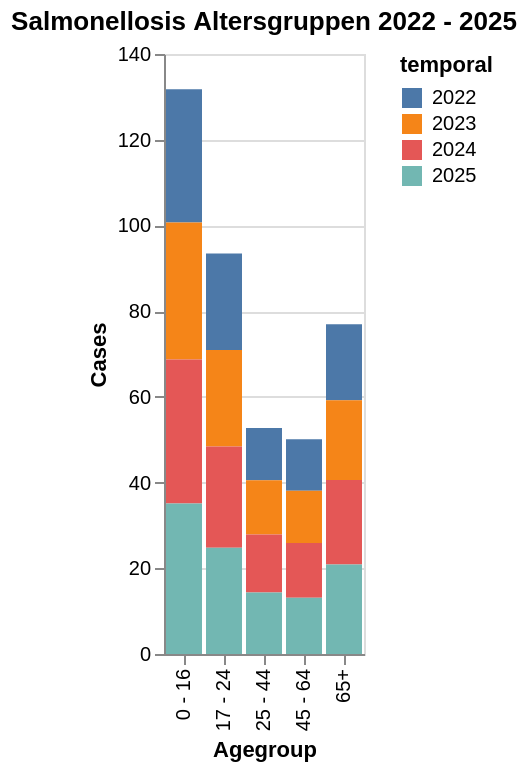

Write notebook code for a chart like this one.
### Markdown cell above
* im Sommer am Höchsten¨
* im Winter tiefer
* steigende Zahlen in den letzten Jahren

### Code cell
bar_age = alt.Chart(data_med).mark_bar().encode(
    x=alt.X("agegroup", title="Agegroup"),
    y=alt.Y("incValue", title="Cases"),
    color=alt.Color("temporal")
).properties(
    title="Salmonellosis Altersgruppen 2022 - 2025"
)

bar_age

### Figure 1 — Vega-Lite specification as saved in the notebook (floating-point values rounded to 4 significant figures)
{"config": {"view": {"continuousWidth": 300, "continuousHeight": 300}}, "data": {"name": "data-6068fabbf27e53f2a023c940ae36976a"}, "mark": {"type": "bar"}, "encoding": {"color": {"field": "temporal", "type": "nominal"}, "x": {"field": "agegroup", "title": "Agegroup", "type": "nominal"}, "y": {"field": "incValue", "title": "Cases", "type": "quantitative"}}, "title": "Salmonellosis Altersgruppen 2022 - 2025", "$schema": "https://vega.github.io/schema/vega-lite/v6.1.0.json", "datasets": {"data-6068fabbf27e53f2a023c940ae36976a": [{"valueCategory": "cases_10y_mean", "temporal": "2022", "temporal_type": "year", "georegion": "CHFL", "georegion_type": "CHFL", "agegroup": "0 - 16", "agegroup_type": "agegroup_food", "sex": "all", "type": "all", "value": null, "pop": null, "incValue": 31.12, "valueYearCumSum": null, "valueMean3y": null, "trend": NaN, "prct": null, "deltaValue": null, "deltaIncValue": null, "incValuePrctChange": null, "valueMean5y": null, "dataComplete": true}, {"valueCategory": "cases_10y_mean", "temporal": "2022", "temporal_type": "year", "georegion": "CHFL", "georegion_type": "CHFL", "agegroup": "17 - 24", "agegroup_type": "agegroup_food", "sex": "all", "type": "all", "value": null, "pop": null, "incValue": 22.53, "valueYearCumSum": null, "valueMean3y": null, "trend": NaN, "prct": null, "deltaValue": null, "deltaIncValue": null, "incValuePrctChange": null, "valueMean5y": null, "dataComplete": true}, {"valueCategory": "cases_10y_mean", "temporal": "2022", "temporal_type": "year", "georegion": "CHFL", "georegion_type": "CHFL", "agegroup": "25 - 44", "agegroup_type": "agegroup_food", "sex": "all", "type": "all", "value": null, "pop": null, "incValue": 12.21, "valueYearCumSum": null, "valueMean3y": null, "trend": NaN, "prct": null, "deltaValue": null, "deltaIncValue": null, "incValuePrctChange": null, "valueMean5y": null, "dataComplete": true}, {"valueCategory": "cases_10y_mean", "temporal": "2022", "temporal_type": "year", "georegion": "CHFL", "georegion_type": "CHFL", "agegroup": "45 - 64", "agegroup_type": "agegroup_food", "sex": "all", "type": "all", "value": null, "pop": null, "incValue": 12.02, "valueYearCumSum": null, "valueMean3y": null, "trend": NaN, "prct": null, "deltaValue": null, "deltaIncValue": null, "incValuePrctChange": null, "valueMean5y": null, "dataComplete": true}, {"valueCategory": "cases_10y_mean", "temporal": "2022", "temporal_type": "year", "georegion": "CHFL", "georegion_type": "CHFL", "agegroup": "65+", "agegroup_type": "agegroup_food", "sex": "all", "type": "all", "value": null, "pop": null, "incValue": 17.73, "valueYearCumSum": null, "valueMean3y": null, "trend": NaN, "prct": null, "deltaValue": null, "deltaIncValue": null, "incValuePrctChange": null, "valueMean5y": null, "dataComplete": true}, {"valueCategory": "cases_10y_mean", "temporal": "2022", "temporal_type": "year", "georegion": "CHFL", "georegion_type": "CHFL", "agegroup": "unknown", "agegroup_type": "agegroup_food", "sex": "all", "type": "all", "value": null, "pop": null, "incValue": null, "valueYearCumSum": null, "valueMean3y": null, "trend": NaN, "prct": null, "deltaValue": null, "deltaIncValue": null, "incValuePrctChange": null, "valueMean5y": null, "dataComplete": true}, {"valueCategory": "cases_10y_mean", "temporal": "2023", "temporal_type": "year", "georegion": "CHFL", "georegion_type": "CHFL", "agegroup": "0 - 16", "agegroup_type": "agegroup_food", "sex": "all", "type": "all", "value": null, "pop": null, "incValue": 31.94, "valueYearCumSum": null, "valueMean3y": null, "trend": NaN, "prct": null, "deltaValue": null, "deltaIncValue": null, "incValuePrctChange": null, "valueMean5y": null, "dataComplete": true}, {"valueCategory": "cases_10y_mean", "temporal": "2023", "temporal_type": "year", "georegion": "CHFL", "georegion_type": "CHFL", "agegroup": "17 - 24", "agegroup_type": "agegroup_food", "sex": "all", "type": "all", "value": null, "pop": null, "incValue": 22.53, "valueYearCumSum": null, "valueMean3y": null, "trend": NaN, "prct": null, "deltaValue": null, "deltaIncValue": null, "incValuePrctChange": null, "valueMean5y": null, "dataComplete": true}, {"valueCategory": "cases_10y_mean", "temporal": "2023", "temporal_type": "year", "georegion": "CHFL", "georegion_type": "CHFL", "agegroup": "25 - 44", "agegroup_type": "agegroup_food", "sex": "all", "type": "all", "value": null, "pop": null, "incValue": 12.63, "valueYearCumSum": null, "valueMean3y": null, "trend": NaN, "prct": null, "deltaValue": null, "deltaIncValue": null, "incValuePrctChange": null, "valueMean5y": null, "dataComplete": true}, {"valueCategory": "cases_10y_mean", "temporal": "2023", "temporal_type": "year", "georegion": "CHFL", "georegion_type": "CHFL", "agegroup": "45 - 64", "agegroup_type": "agegroup_food", "sex": "all", "type": "all", "value": null, "pop": null, "incValue": 12.21, "valueYearCumSum": null, "valueMean3y": null, "trend": NaN, "prct": null, "deltaValue": null, "deltaIncValue": null, "incValuePrctChange": null, "valueMean5y": null, "dataComplete": true}, {"valueCategory": "cases_10y_mean", "temporal": "2023", "temporal_type": "year", "georegion": "CHFL", "georegion_type": "CHFL", "agegroup": "65+", "agegroup_type": "agegroup_food", "sex": "all", "type": "all", "value": null, "pop": null, "incValue": 18.62, "valueYearCumSum": null, "valueMean3y": null, "trend": NaN, "prct": null, "deltaValue": null, "deltaIncValue": null, "incValuePrctChange": null, "valueMean5y": null, "dataComplete": true}, {"valueCategory": "cases_10y_mean", "temporal": "2023", "temporal_type": "year", "georegion": "CHFL", "georegion_type": "CHFL", "agegroup": "unknown", "agegroup_type": "agegroup_food", "sex": "all", "type": "all", "value": null, "pop": null, "incValue": null, "valueYearCumSum": null, "valueMean3y": null, "trend": NaN, "prct": null, "deltaValue": null, "deltaIncValue": null, "incValuePrctChange": null, "valueMean5y": null, "dataComplete": true}, {"valueCategory": "cases_10y_mean", "temporal": "2024", "temporal_type": "year", "georegion": "CHFL", "georegion_type": "CHFL", "agegroup": "0 - 16", "agegroup_type": "agegroup_food", "sex": "all", "type": "all", "value": null, "pop": null, "incValue": 33.58, "valueYearCumSum": null, "valueMean3y": null, "trend": NaN, "prct": null, "deltaValue": null, "deltaIncValue": null, "incValuePrctChange": null, "valueMean5y": null, "dataComplete": true}, {"valueCategory": "cases_10y_mean", "temporal": "2024", "temporal_type": "year", "georegion": "CHFL", "georegion_type": "CHFL", "agegroup": "17 - 24", "agegroup_type": "agegroup_food", "sex": "all", "type": "all", "value": null, "pop": null, "incValue": 23.61, "valueYearCumSum": null, "valueMean3y": null, "trend": NaN, "prct": null, "deltaValue": null, "deltaIncValue": null, "incValuePrctChange": null, "valueMean5y": null, "dataComplete": true}, {"valueCategory": "cases_10y_mean", "temporal": "2024", "temporal_type": "year", "georegion": "CHFL", "georegion_type": "CHFL", "agegroup": "25 - 44", "agegroup_type": "agegroup_food", "sex": "all", "type": "all", "value": null, "pop": null, "incValue": 13.55, "valueYearCumSum": null, "valueMean3y": null, "trend": NaN, "prct": null, "deltaValue": null, "deltaIncValue": null, "incValuePrctChange": null, "valueMean5y": null, "dataComplete": true}, {"valueCategory": "cases_10y_mean", "temporal": "2024", "temporal_type": "year", "georegion": "CHFL", "georegion_type": "CHFL", "agegroup": "45 - 64", "agegroup_type": "agegroup_food", "sex": "all", "type": "all", "value": null, "pop": null, "incValue": 12.78, "valueYearCumSum": null, "valueMean3y": null, "trend": NaN, "prct": null, "deltaValue": null, "deltaIncValue": null, "incValuePrctChange": null, "valueMean5y": null, "dataComplete": true}, {"valueCategory": "cases_10y_mean", "temporal": "2024", "temporal_type": "year", "georegion": "CHFL", "georegion_type": "CHFL", "agegroup": "65+", "agegroup_type": "agegroup_food", "sex": "all", "type": "all", "value": null, "pop": null, "incValue": 19.72, "valueYearCumSum": null, "valueMean3y": null, "trend": NaN, "prct": null, "deltaValue": null, "deltaIncValue": null, "incValuePrctChange": null, "valueMean5y": null, "dataComplete": true}, {"valueCategory": "cases_10y_mean", "temporal": "2024", "temporal_type": "year", "georegion": "CHFL", "georegion_type": "CHFL", "agegroup": "unknown", "agegroup_type": "agegroup_food", "sex": "all", "type": "all", "value": null, "pop": null, "incValue": null, "valueYearCumSum": null, "valueMean3y": null, "trend": NaN, "prct": null, "deltaValue": null, "deltaIncValue": null, "incValuePrctChange": null, "valueMean5y": null, "dataComplete": true}, {"valueCategory": "cases_10y_mean", "temporal": "2025", "temporal_type": "year", "georegion": "CHFL", "georegion_type": "CHFL", "agegroup": "0 - 16", "agegroup_type": "agegroup_food", "sex": "all", "type": "all", "value": null, "pop": null, "incValue": 35.14, "valueYearCumSum": null, "valueMean3y": null, "trend": NaN, "prct": null, "deltaValue": null, "deltaIncValue": null, "incValuePrctChange": null, "valueMean5y": null, "dataComplete": true}, {"valueCategory": "cases_10y_mean", "temporal": "2025", "temporal_type": "year", "georegion": "CHFL", "georegion_type": "CHFL", "agegroup": "17 - 24", "agegroup_type": "agegroup_food", "sex": "all", "type": "all", "value": null, "pop": null, "incValue": 24.79, "valueYearCumSum": null, "valueMean3y": null, "trend": NaN, "prct": null, "deltaValue": null, "deltaIncValue": null, "incValuePrctChange": null, "valueMean5y": null, "dataComplete": true}, {"valueCategory": "cases_10y_mean", "temporal": "2025", "temporal_type": "year", "georegion": "CHFL", "georegion_type": "CHFL", "agegroup": "25 - 44", "agegroup_type": "agegroup_food", "sex": "all", "type": "all", "value": null, "pop": null, "incValue": 14.36, "valueYearCumSum": null, "valueMean3y": null, "trend": NaN, "prct": null, "deltaValue": null, "deltaIncValue": null, "incValuePrctChange": null, "valueMean5y": null, "dataComplete": true}, {"valueCategory": "cases_10y_mean", "temporal": "2025", "temporal_type": "year", "georegion": "CHFL", "georegion_type": "CHFL", "agegroup": "45 - 64", "agegroup_type": "agegroup_food", "sex": "all", "type": "all", "value": null, "pop": null, "incValue": 13.1, "valueYearCumSum": null, "valueMean3y": null, "trend": NaN, "prct": null, "deltaValue": null, "deltaIncValue": null, "incValuePrctChange": null, "valueMean5y": null, "dataComplete": true}, {"valueCategory": "cases_10y_mean", "temporal": "2025", "temporal_type": "year", "georegion": "CHFL", "georegion_type": "CHFL", "agegroup": "65+", "agegroup_type": "agegroup_food", "sex": "all", "type": "all", "value": null, "pop": null, "incValue": 20.88, "valueYearCumSum": null, "valueMean3y": null, "trend": NaN, "prct": null, "deltaValue": null, "deltaIncValue": null, "incValuePrctChange": null, "valueMean5y": null, "dataComplete": true}, {"valueCategory": "cases_10y_mean", "temporal": "2025", "temporal_type": "year", "georegion": "CHFL", "georegion_type": "CHFL", "agegroup": "unknown", "agegroup_type": "agegroup_food", "sex": "all", "type": "all", "value": null, "pop": null, "incValue": null, "valueYearCumSum": null, "valueMean3y": null, "trend": NaN, "prct": null, "deltaValue": null, "deltaIncValue": null, "incValuePrctChange": null, "valueMean5y": null, "dataComplete": true}]}}
